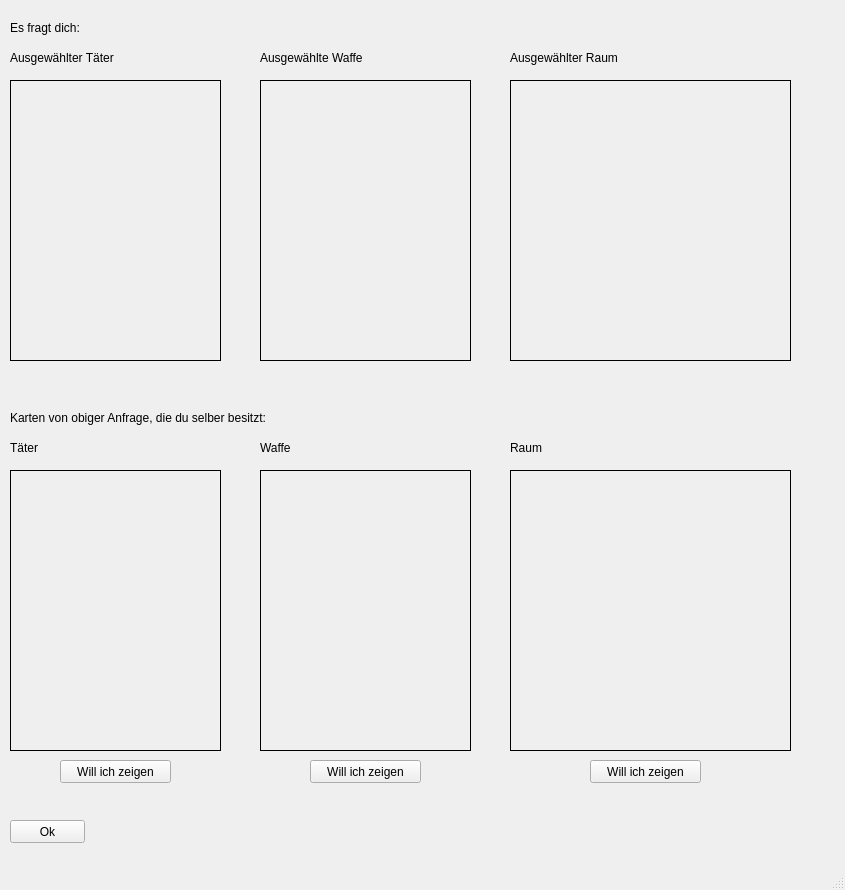
<?xml version="1.0" encoding="UTF-8"?>
<ui version="4.0">
 <class>mainWindowSelectObjectToShow</class>
 <widget class="QMainWindow" name="mainWindowSelectObjectToShow">
  <property name="geometry">
   <rect>
    <x>0</x>
    <y>0</y>
    <width>845</width>
    <height>890</height>
   </rect>
  </property>
  <property name="windowTitle">
   <string>Show Object</string>
  </property>
  <widget class="QWidget" name="centralwidget">
   <widget class="QLabel" name="imageSelectedMurder">
    <property name="geometry">
     <rect>
      <x>10</x>
      <y>80</y>
      <width>211</width>
      <height>281</height>
     </rect>
    </property>
    <property name="frameShape">
     <enum>QFrame::Box</enum>
    </property>
    <property name="text">
     <string/>
    </property>
    <property name="scaledContents">
     <bool>true</bool>
    </property>
   </widget>
   <widget class="QLabel" name="imageSelectedWeapon">
    <property name="geometry">
     <rect>
      <x>260</x>
      <y>80</y>
      <width>211</width>
      <height>281</height>
     </rect>
    </property>
    <property name="frameShape">
     <enum>QFrame::Box</enum>
    </property>
    <property name="text">
     <string/>
    </property>
    <property name="scaledContents">
     <bool>true</bool>
    </property>
   </widget>
   <widget class="QLabel" name="imageSelectedRoom">
    <property name="geometry">
     <rect>
      <x>510</x>
      <y>80</y>
      <width>281</width>
      <height>281</height>
     </rect>
    </property>
    <property name="frameShape">
     <enum>QFrame::Box</enum>
    </property>
    <property name="text">
     <string/>
    </property>
    <property name="scaledContents">
     <bool>true</bool>
    </property>
   </widget>
   <widget class="QLabel" name="labelSelectedMurder">
    <property name="geometry">
     <rect>
      <x>10</x>
      <y>50</y>
      <width>161</width>
      <height>16</height>
     </rect>
    </property>
    <property name="text">
     <string>Ausgewählter Täter</string>
    </property>
   </widget>
   <widget class="QLabel" name="labelSelectedWeapon">
    <property name="geometry">
     <rect>
      <x>260</x>
      <y>50</y>
      <width>161</width>
      <height>16</height>
     </rect>
    </property>
    <property name="text">
     <string>Ausgewählte Waffe</string>
    </property>
   </widget>
   <widget class="QLabel" name="labelSelectedRoom">
    <property name="geometry">
     <rect>
      <x>510</x>
      <y>50</y>
      <width>151</width>
      <height>16</height>
     </rect>
    </property>
    <property name="text">
     <string>Ausgewählter Raum</string>
    </property>
   </widget>
   <widget class="QLabel" name="imageAvailableMurder">
    <property name="geometry">
     <rect>
      <x>10</x>
      <y>470</y>
      <width>211</width>
      <height>281</height>
     </rect>
    </property>
    <property name="frameShape">
     <enum>QFrame::Box</enum>
    </property>
    <property name="text">
     <string/>
    </property>
    <property name="scaledContents">
     <bool>true</bool>
    </property>
   </widget>
   <widget class="QPushButton" name="buttonOk">
    <property name="geometry">
     <rect>
      <x>10</x>
      <y>820</y>
      <width>75</width>
      <height>23</height>
     </rect>
    </property>
    <property name="text">
     <string>Ok</string>
    </property>
   </widget>
   <widget class="QLabel" name="labelAvailableObjects">
    <property name="geometry">
     <rect>
      <x>10</x>
      <y>410</y>
      <width>341</width>
      <height>16</height>
     </rect>
    </property>
    <property name="text">
     <string>&lt;html&gt;&lt;head/&gt;&lt;body&gt;&lt;p&gt;Karten von obiger Anfrage, die du selber besitzt:&lt;/p&gt;&lt;/body&gt;&lt;/html&gt;</string>
    </property>
   </widget>
   <widget class="QLabel" name="labelAsk">
    <property name="geometry">
     <rect>
      <x>10</x>
      <y>20</y>
      <width>91</width>
      <height>16</height>
     </rect>
    </property>
    <property name="text">
     <string>Es fragt dich:</string>
    </property>
   </widget>
   <widget class="QLabel" name="labelAskedPerson">
    <property name="geometry">
     <rect>
      <x>110</x>
      <y>20</y>
      <width>371</width>
      <height>16</height>
     </rect>
    </property>
    <property name="text">
     <string>&lt;html&gt;&lt;head/&gt;&lt;body&gt;&lt;p&gt;&lt;br/&gt;&lt;/p&gt;&lt;/body&gt;&lt;/html&gt;</string>
    </property>
   </widget>
   <widget class="QLabel" name="imageAvailableWeapon">
    <property name="geometry">
     <rect>
      <x>260</x>
      <y>470</y>
      <width>211</width>
      <height>281</height>
     </rect>
    </property>
    <property name="frameShape">
     <enum>QFrame::Box</enum>
    </property>
    <property name="text">
     <string/>
    </property>
    <property name="scaledContents">
     <bool>true</bool>
    </property>
   </widget>
   <widget class="QLabel" name="imageAvailableRoom">
    <property name="geometry">
     <rect>
      <x>510</x>
      <y>470</y>
      <width>281</width>
      <height>281</height>
     </rect>
    </property>
    <property name="frameShape">
     <enum>QFrame::Box</enum>
    </property>
    <property name="text">
     <string/>
    </property>
    <property name="scaledContents">
     <bool>true</bool>
    </property>
   </widget>
   <widget class="QLabel" name="labelAvailableMurder">
    <property name="geometry">
     <rect>
      <x>10</x>
      <y>440</y>
      <width>81</width>
      <height>16</height>
     </rect>
    </property>
    <property name="text">
     <string>Täter</string>
    </property>
   </widget>
   <widget class="QLabel" name="labelAvailableWeapon">
    <property name="geometry">
     <rect>
      <x>260</x>
      <y>440</y>
      <width>81</width>
      <height>16</height>
     </rect>
    </property>
    <property name="text">
     <string>Waffe</string>
    </property>
   </widget>
   <widget class="QLabel" name="labelAvailableRoom">
    <property name="geometry">
     <rect>
      <x>510</x>
      <y>440</y>
      <width>81</width>
      <height>16</height>
     </rect>
    </property>
    <property name="text">
     <string>Raum</string>
    </property>
   </widget>
   <widget class="QPushButton" name="buttonShowMurder">
    <property name="geometry">
     <rect>
      <x>60</x>
      <y>760</y>
      <width>111</width>
      <height>23</height>
     </rect>
    </property>
    <property name="text">
     <string>Will ich zeigen</string>
    </property>
   </widget>
   <widget class="QPushButton" name="buttonShowWeapon">
    <property name="geometry">
     <rect>
      <x>310</x>
      <y>760</y>
      <width>111</width>
      <height>23</height>
     </rect>
    </property>
    <property name="text">
     <string>Will ich zeigen</string>
    </property>
   </widget>
   <widget class="QPushButton" name="buttonShowRoom">
    <property name="geometry">
     <rect>
      <x>590</x>
      <y>760</y>
      <width>111</width>
      <height>23</height>
     </rect>
    </property>
    <property name="text">
     <string>Will ich zeigen</string>
    </property>
   </widget>
   <widget class="QLabel" name="labelSelectedMurderName">
    <property name="geometry">
     <rect>
      <x>10</x>
      <y>370</y>
      <width>211</width>
      <height>16</height>
     </rect>
    </property>
    <property name="text">
     <string/>
    </property>
   </widget>
   <widget class="QLabel" name="labelSelectedWeaponName">
    <property name="geometry">
     <rect>
      <x>260</x>
      <y>370</y>
      <width>211</width>
      <height>16</height>
     </rect>
    </property>
    <property name="text">
     <string/>
    </property>
   </widget>
   <widget class="QLabel" name="labelSelectedRoomName">
    <property name="geometry">
     <rect>
      <x>510</x>
      <y>370</y>
      <width>211</width>
      <height>16</height>
     </rect>
    </property>
    <property name="text">
     <string/>
    </property>
   </widget>
  </widget>
  <widget class="QMenuBar" name="menubar">
   <property name="geometry">
    <rect>
     <x>0</x>
     <y>0</y>
     <width>845</width>
     <height>21</height>
    </rect>
   </property>
  </widget>
  <widget class="QStatusBar" name="statusbar"/>
 </widget>
 <resources/>
 <connections/>
</ui>
